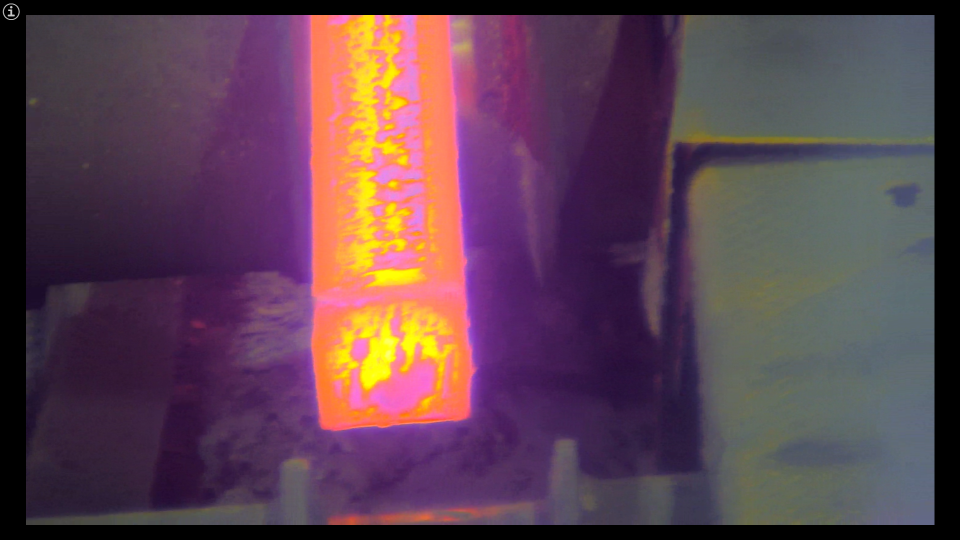
#> input picture img/Captura de pantalla (161).png, 1920 x 1080 px (shown at 1/2 size)
$ python OpenCV-Segmentacion.py
#> lines starting #> are read from the running program, lines starting #| are printed output that depends on the picture; after the words box and inside, x2 and y2 are one past the last pixel; in counts of white or black regions, pixels touching at a corner belong together
import cv2
import numpy as np

def remove_color(image, color_lower, color_upper):
    hsv = cv2.cvtColor(image, cv2.COLOR_BGR2HSV)
    mask = cv2.inRange(hsv, color_lower, color_upper)
    masked_image = cv2.bitwise_and(image, image, mask=~mask)
    return masked_image

# Cargar la imagen
image = cv2.imread('img/Captura de pantalla (161).png')
#> image is the input picture: shape (1080, 1920, 3); mean B, G, R 81.2, 66.2, 94.8

# Convertir el color a espacio HSV
hsv = cv2.cvtColor(image, cv2.COLOR_BGR2HSV)
#> hsv: shape (1080, 1920, 3); mean H, S, V 102.3, 94.5, 102.2

# Definir los rangos de color para los tonos morados, violetas y magenta
lower_purple1 = np.array([125, 100, 100])
upper_purple1 = np.array([145, 255, 255])

lower_purple2 = np.array([145, 100, 100])
upper_purple2 = np.array([155, 255, 255])

lower_violet = np.array([155, 100, 100])
upper_violet = np.array([170, 255, 255])

lower_magenta = np.array([170, 100, 100])
upper_magenta = np.array([180, 255, 255])

# Crear las máscaras para los píxeles dentro de los rangos de color deseados
mask_purple1 = cv2.inRange(hsv, lower_purple1, upper_purple1)
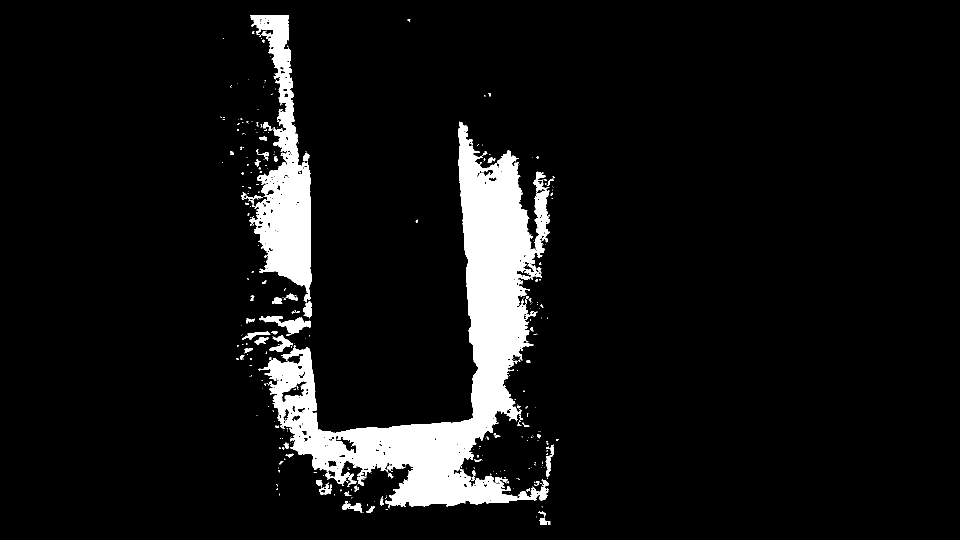
#> mask_purple1: shape (1080, 1920) (shown at 1/2 size); 7.4% white; 347 white regions (281 under 20 px), largest, box (x1, y1, x2, y2) and area: (517, 243, 1100, 1016) 113655, (499, 30, 623, 605) 31085, (518, 632, 622, 668) 1490
mask_purple2 = cv2.inRange(hsv, lower_purple2, upper_purple2)
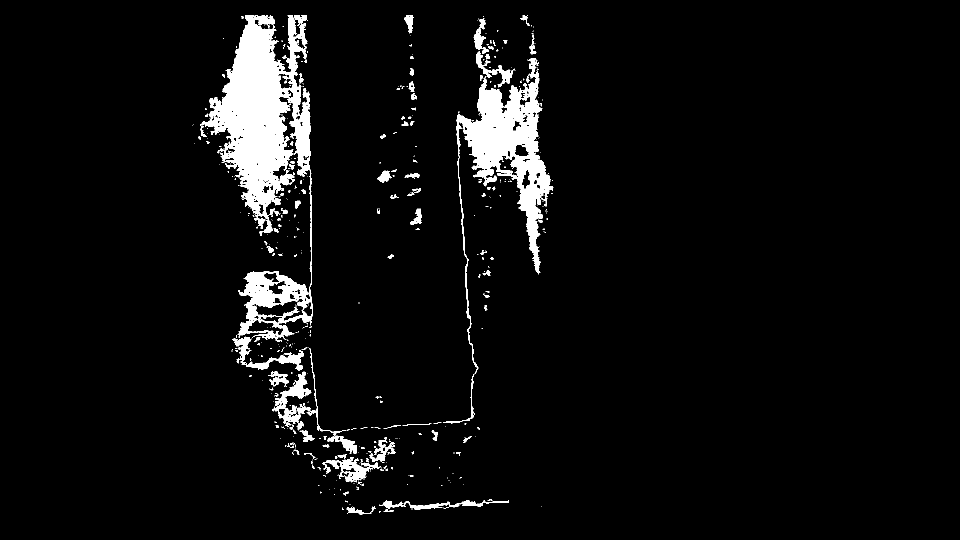
#> mask_purple2: shape (1080, 1920) (shown at 1/2 size); 5% white; 471 white regions (368 under 20 px), largest, box (x1, y1, x2, y2) and area: (400, 30, 626, 679) 54480, (886, 116, 1107, 847) 27717, (544, 743, 623, 847) 2430
mask_violet = cv2.inRange(hsv, lower_violet, upper_violet)
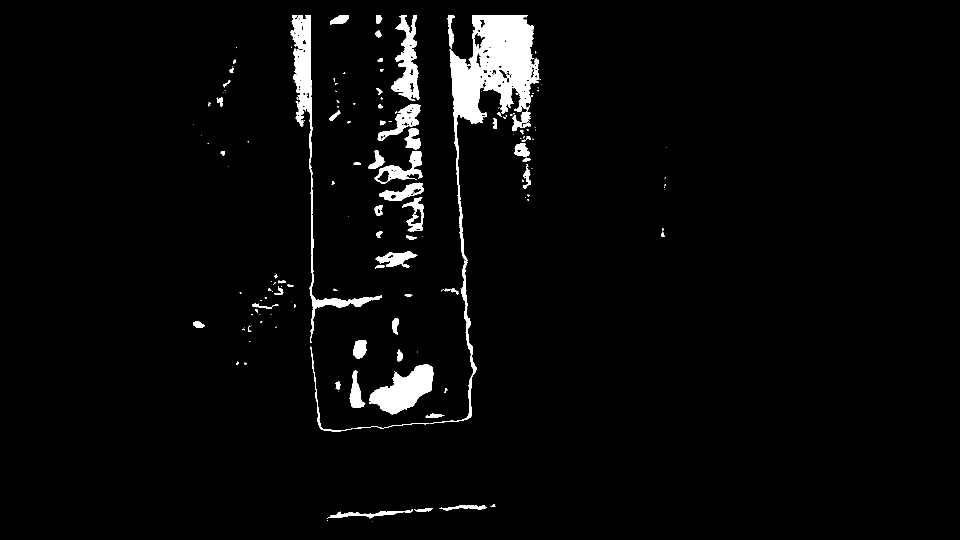
#> mask_violet: shape (1080, 1920) (shown at 1/2 size); 3.3% white; 165 white regions (96 under 20 px), largest, box (x1, y1, x2, y2) and area: (859, 30, 1079, 847) 27620, (581, 30, 764, 686) 9063, (738, 729, 867, 829) 6921
mask_magenta = cv2.inRange(hsv, lower_magenta, upper_magenta)
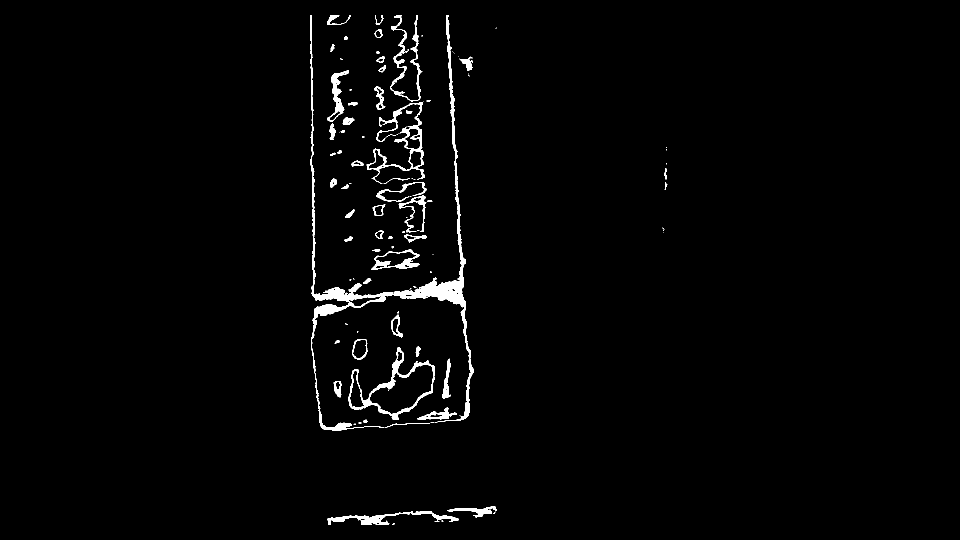
#> mask_magenta: shape (1080, 1920) (shown at 1/2 size); 1.7% white; 106 white regions (53 under 20 px), largest, box (x1, y1, x2, y2) and area: (787, 30, 948, 845) 7711, (620, 30, 786, 861) 6399, (697, 694, 870, 839) 3162

# Combinar las máscaras binarias para abarcar todos los tonos de morado
combined_mask = cv2.bitwise_or(mask_purple1, mask_purple2, mask_violet)
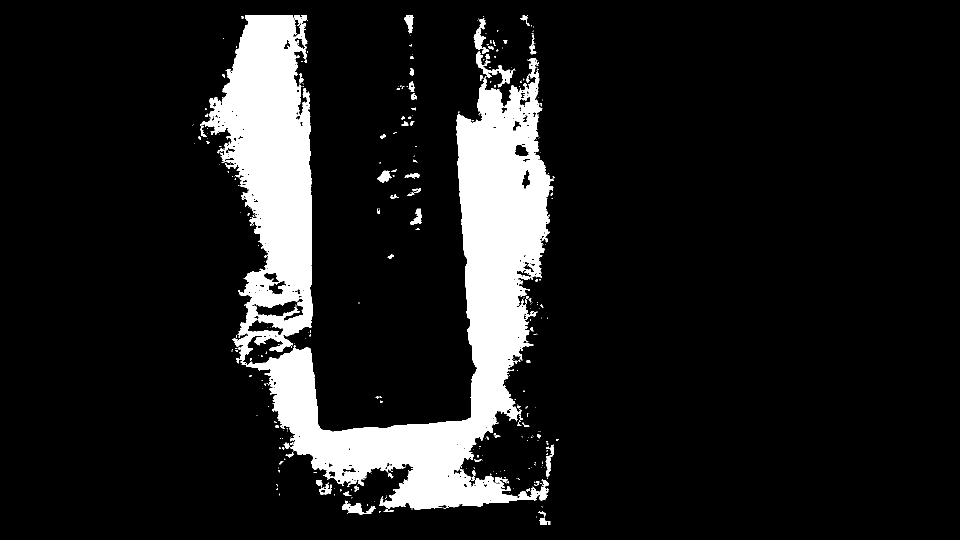
#> combined_mask: shape (1080, 1920) (shown at 1/2 size); 11.5% white; 337 white regions (266 under 20 px), largest, box (x1, y1, x2, y2) and area: (400, 30, 1108, 1020) 228544, (952, 103, 1026, 175) 1203, (947, 36, 977, 108) 815


# Aplicar la máscara a la imagen original para eliminar el color
image_without_color = cv2.bitwise_and(image, image, mask=~combined_mask)
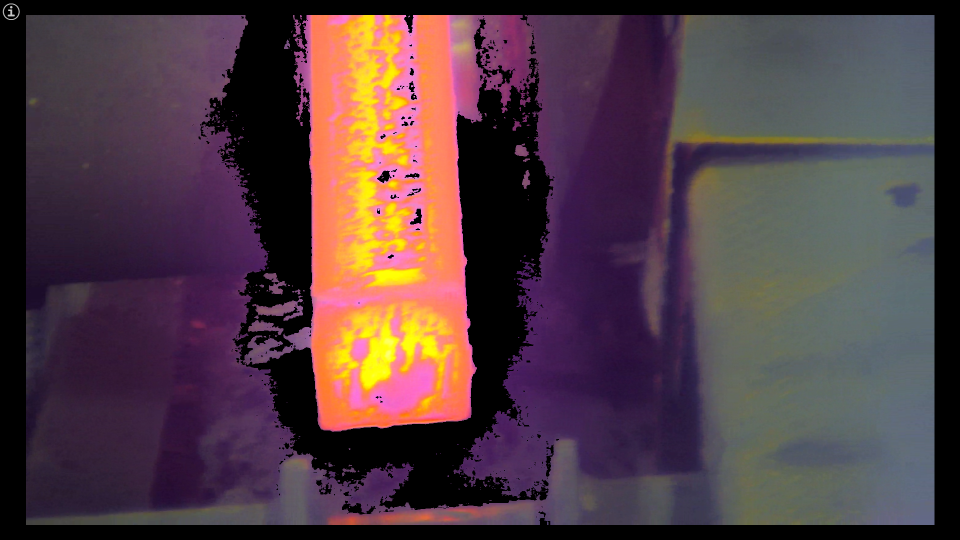
#> image_without_color: shape (1080, 1920, 3) (shown at 1/2 size); mean B, G, R 67.1, 59.9, 82.1

window_width = 1980
window_height = 720

cv2.namedWindow('Imagen Original', cv2.WINDOW_NORMAL)
cv2.resizeWindow('Imagen Original', window_width, window_height)
cv2.imshow('Imagen Original', image)

cv2.namedWindow('Imagen sin Color', cv2.WINDOW_NORMAL)
cv2.resizeWindow('Imagen sin Color', window_width, window_height)
cv2.imshow('Imagen sin Color', image_without_color)

cv2.waitKey(0)
cv2.destroyAllWindows()
